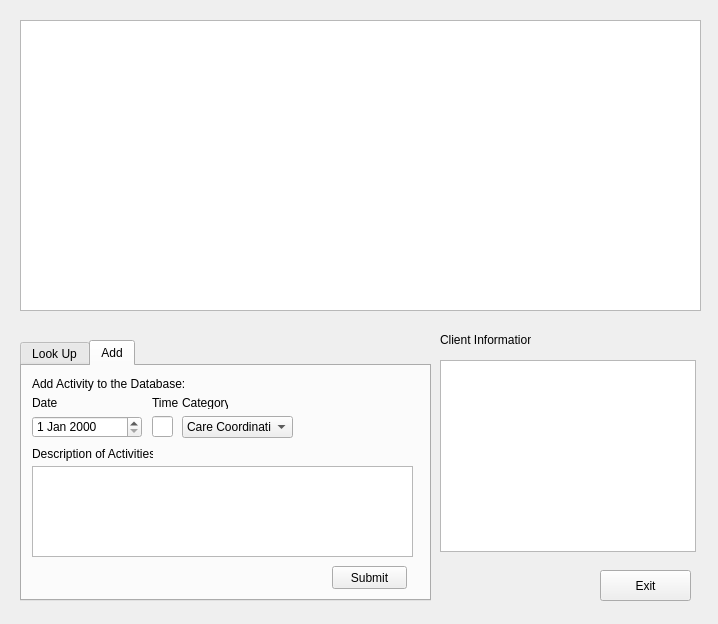
<?xml version="1.0" encoding="UTF-8"?>
<ui version="4.0">
 <class>CRM_form</class>
 <widget class="QDialog" name="CRM_form">
  <property name="geometry">
   <rect>
    <x>0</x>
    <y>0</y>
    <width>718</width>
    <height>624</height>
   </rect>
  </property>
  <property name="windowTitle">
   <string>C &amp; RM Activity Log</string>
  </property>
  <property name="windowOpacity">
   <double>1.000000000000000</double>
  </property>
  <widget class="QTableWidget" name="tableWidget">
   <property name="geometry">
    <rect>
     <x>20</x>
     <y>20</y>
     <width>681</width>
     <height>291</height>
    </rect>
   </property>
  </widget>
  <widget class="QTabWidget" name="tabWidget">
   <property name="geometry">
    <rect>
     <x>20</x>
     <y>340</y>
     <width>411</width>
     <height>261</height>
    </rect>
   </property>
   <property name="currentIndex">
    <number>1</number>
   </property>
   <widget class="QWidget" name="Look_Up">
    <attribute name="title">
     <string>Look Up</string>
    </attribute>
    <widget class="QPushButton" name="viewallrbutt">
     <property name="geometry">
      <rect>
       <x>10</x>
       <y>20</y>
       <width>181</width>
       <height>41</height>
      </rect>
     </property>
     <property name="text">
      <string>View All Activity Records</string>
     </property>
    </widget>
    <widget class="QPushButton" name="viewallcbutt">
     <property name="geometry">
      <rect>
       <x>220</x>
       <y>20</y>
       <width>171</width>
       <height>41</height>
      </rect>
     </property>
     <property name="text">
      <string>View All Client Records</string>
     </property>
    </widget>
   </widget>
   <widget class="QWidget" name="Add">
    <attribute name="title">
     <string>Add</string>
    </attribute>
    <widget class="QLineEdit" name="time_input">
     <property name="geometry">
      <rect>
       <x>130</x>
       <y>50</y>
       <width>21</width>
       <height>21</height>
      </rect>
     </property>
    </widget>
    <widget class="QLabel" name="label_2">
     <property name="geometry">
      <rect>
       <x>10</x>
       <y>30</y>
       <width>46</width>
       <height>13</height>
      </rect>
     </property>
     <property name="text">
      <string>Date</string>
     </property>
    </widget>
    <widget class="QDateEdit" name="dateEdit">
     <property name="geometry">
      <rect>
       <x>10</x>
       <y>50</y>
       <width>110</width>
       <height>22</height>
      </rect>
     </property>
    </widget>
    <widget class="QLabel" name="label_3">
     <property name="geometry">
      <rect>
       <x>130</x>
       <y>30</y>
       <width>46</width>
       <height>13</height>
      </rect>
     </property>
     <property name="text">
      <string>Time</string>
     </property>
    </widget>
    <widget class="QComboBox" name="descript_cat_inut">
     <property name="geometry">
      <rect>
       <x>160</x>
       <y>50</y>
       <width>111</width>
       <height>22</height>
      </rect>
     </property>
     <item>
      <property name="text">
       <string>Care Coordination</string>
      </property>
     </item>
     <item>
      <property name="text">
       <string>Correspondence</string>
      </property>
     </item>
     <item>
      <property name="text">
       <string>Onsite Hospital</string>
      </property>
     </item>
     <item>
      <property name="text">
       <string>Phone Call Patient
</string>
      </property>
     </item>
     <item>
      <property name="text">
       <string>Medical Record Review
</string>
      </property>
     </item>
    </widget>
    <widget class="QLabel" name="label_4">
     <property name="geometry">
      <rect>
       <x>160</x>
       <y>30</y>
       <width>46</width>
       <height>13</height>
      </rect>
     </property>
     <property name="text">
      <string>Category</string>
     </property>
    </widget>
    <widget class="QLabel" name="label_5">
     <property name="geometry">
      <rect>
       <x>10</x>
       <y>80</y>
       <width>121</width>
       <height>16</height>
      </rect>
     </property>
     <property name="text">
      <string>Description of Activities</string>
     </property>
    </widget>
    <widget class="QPushButton" name="addsql_submitt">
     <property name="geometry">
      <rect>
       <x>310</x>
       <y>200</y>
       <width>75</width>
       <height>23</height>
      </rect>
     </property>
     <property name="text">
      <string>Submit</string>
     </property>
    </widget>
    <widget class="QLabel" name="label_6">
     <property name="geometry">
      <rect>
       <x>10</x>
       <y>10</y>
       <width>181</width>
       <height>16</height>
      </rect>
     </property>
     <property name="text">
      <string>Add Activity to the Database:</string>
     </property>
    </widget>
    <widget class="QPlainTextEdit" name="descpt_inout">
     <property name="geometry">
      <rect>
       <x>10</x>
       <y>100</y>
       <width>381</width>
       <height>91</height>
      </rect>
     </property>
    </widget>
   </widget>
  </widget>
  <widget class="QPushButton" name="exitbutt">
   <property name="geometry">
    <rect>
     <x>600</x>
     <y>570</y>
     <width>91</width>
     <height>31</height>
    </rect>
   </property>
   <property name="text">
    <string>Exit</string>
   </property>
  </widget>
  <widget class="QListWidget" name="listWidget">
   <property name="geometry">
    <rect>
     <x>440</x>
     <y>360</y>
     <width>256</width>
     <height>192</height>
    </rect>
   </property>
  </widget>
  <widget class="QLabel" name="label">
   <property name="geometry">
    <rect>
     <x>440</x>
     <y>330</y>
     <width>91</width>
     <height>20</height>
    </rect>
   </property>
   <property name="text">
    <string>Client Information</string>
   </property>
  </widget>
  <action name="actionTestaction">
   <property name="text">
    <string>Testaction</string>
   </property>
  </action>
 </widget>
 <resources/>
 <connections>
  <connection>
   <sender>viewallrbutt</sender>
   <signal>clicked()</signal>
   <receiver>tableWidget</receiver>
   <slot>update()</slot>
   <hints>
    <hint type="sourcelabel">
     <x>161</x>
     <y>422</y>
    </hint>
    <hint type="destinationlabel">
     <x>193</x>
     <y>285</y>
    </hint>
   </hints>
  </connection>
  <connection>
   <sender>viewallcbutt</sender>
   <signal>clicked()</signal>
   <receiver>tableWidget</receiver>
   <slot>selectAll()</slot>
   <hints>
    <hint type="sourcelabel">
     <x>277</x>
     <y>422</y>
    </hint>
    <hint type="destinationlabel">
     <x>253</x>
     <y>303</y>
    </hint>
   </hints>
  </connection>
  <connection>
   <sender>exitbutt</sender>
   <signal>clicked()</signal>
   <receiver>CRM_form</receiver>
   <slot>close()</slot>
   <hints>
    <hint type="sourcelabel">
     <x>648</x>
     <y>581</y>
    </hint>
    <hint type="destinationlabel">
     <x>676</x>
     <y>433</y>
    </hint>
   </hints>
  </connection>
  <connection>
   <sender>viewallrbutt</sender>
   <signal>clicked()</signal>
   <receiver>CRM_form</receiver>
   <slot>pyquerry1()</slot>
   <hints>
    <hint type="sourcelabel">
     <x>115</x>
     <y>422</y>
    </hint>
    <hint type="destinationlabel">
     <x>547</x>
     <y>365</y>
    </hint>
   </hints>
  </connection>
  <connection>
   <sender>viewallcbutt</sender>
   <signal>clicked()</signal>
   <receiver>CRM_form</receiver>
   <slot>pyqeurry2()</slot>
   <hints>
    <hint type="sourcelabel">
     <x>310</x>
     <y>422</y>
    </hint>
    <hint type="destinationlabel">
     <x>550</x>
     <y>406</y>
    </hint>
   </hints>
  </connection>
  <connection>
   <sender>listWidget</sender>
   <signal>itemClicked(QListWidgetItem*)</signal>
   <receiver>tableWidget</receiver>
   <slot>selectAll()</slot>
   <hints>
    <hint type="sourcelabel">
     <x>684</x>
     <y>433</y>
    </hint>
    <hint type="destinationlabel">
     <x>637</x>
     <y>304</y>
    </hint>
   </hints>
  </connection>
  <connection>
   <sender>addsql_submitt</sender>
   <signal>clicked()</signal>
   <receiver>CRM_form</receiver>
   <slot>pyqeurry2()</slot>
   <hints>
    <hint type="sourcelabel">
     <x>396</x>
     <y>577</y>
    </hint>
    <hint type="destinationlabel">
     <x>475</x>
     <y>575</y>
    </hint>
   </hints>
  </connection>
  <connection>
   <sender>dateEdit</sender>
   <signal>dateChanged(QDate)</signal>
   <receiver>CRM_form</receiver>
   <slot>pyquerry1()</slot>
   <hints>
    <hint type="sourcelabel">
     <x>135</x>
     <y>430</y>
    </hint>
    <hint type="destinationlabel">
     <x>265</x>
     <y>331</y>
    </hint>
   </hints>
  </connection>
  <connection>
   <sender>descript_cat_inut</sender>
   <signal>currentIndexChanged(QString)</signal>
   <receiver>CRM_form</receiver>
   <slot>pyquerry1()</slot>
   <hints>
    <hint type="sourcelabel">
     <x>222</x>
     <y>427</y>
    </hint>
    <hint type="destinationlabel">
     <x>358</x>
     <y>325</y>
    </hint>
   </hints>
  </connection>
  <connection>
   <sender>time_input</sender>
   <signal>editingFinished()</signal>
   <receiver>CRM_form</receiver>
   <slot>pyquerry1()</slot>
   <hints>
    <hint type="sourcelabel">
     <x>160</x>
     <y>422</y>
    </hint>
    <hint type="destinationlabel">
     <x>186</x>
     <y>319</y>
    </hint>
   </hints>
  </connection>
  <connection>
   <sender>descpt_inout</sender>
   <signal>textChanged()</signal>
   <receiver>CRM_form</receiver>
   <slot>pyquerry1()</slot>
   <hints>
    <hint type="sourcelabel">
     <x>301</x>
     <y>501</y>
    </hint>
    <hint type="destinationlabel">
     <x>430</x>
     <y>321</y>
    </hint>
   </hints>
  </connection>
 </connections>
 <slots>
  <slot>pyquerry1()</slot>
  <slot>pyqeurry2()</slot>
 </slots>
</ui>
